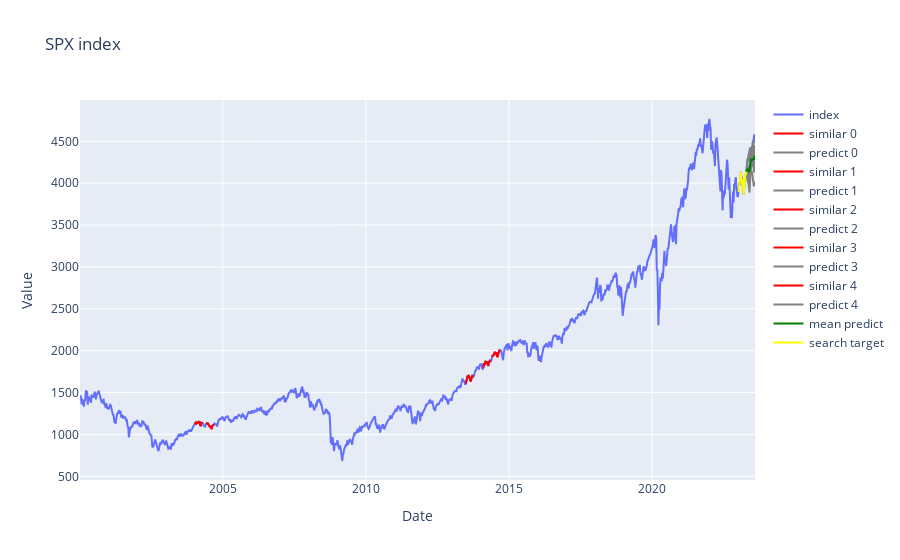

The notebook cell this image was saved under:
### Code cell
all_tsmd = All_TSMD(asset_price_list, date_list, asset_pchange_list, p_date_list, asset_name_list, 1200, 14, 5, True)
all_tsmd.fit()
all_tsmd.transform(16)
all_tsmd.plot(True, True)
